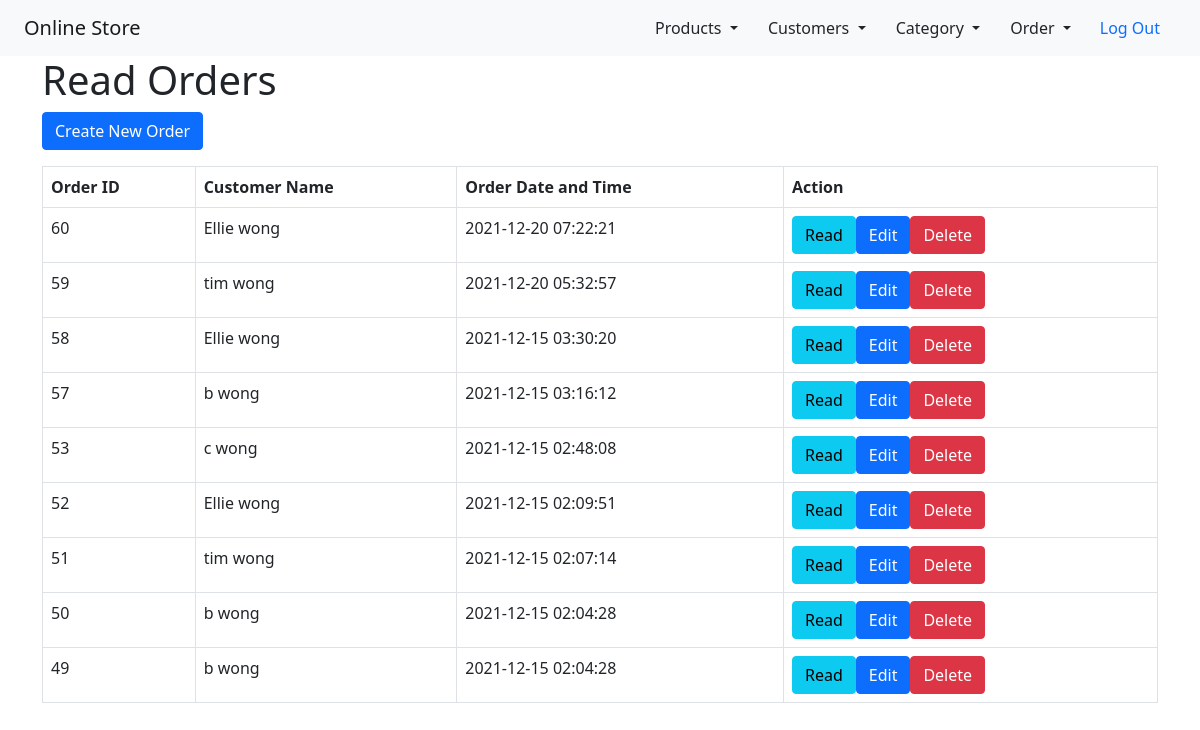
The app's page /order_index.php (signed in) with its own data.
### tables this page shows
CREATE TABLE `orders` (
  `order_id` int(20) NOT NULL,
  `customer` varchar(50) NOT NULL,
  `order_datetime` timestamp NOT NULL DEFAULT current_timestamp() ON UPDATE current_timestamp()
);

CREATE TABLE `customers` (
  `username` varchar(11) NOT NULL,
  `email` varchar(50) NOT NULL,
  `password` varchar(40) NOT NULL,
  `first_name` varchar(128) NOT NULL,
  `last_name` varchar(118) NOT NULL,
  `gender` tinyint(1) DEFAULT NULL,
  `birthdate` date NOT NULL,
  `registration_date_time` datetime NOT NULL DEFAULT current_timestamp(),
  `account_status` tinyint(1) NOT NULL DEFAULT 1
);

### order_index.php (the view, shortened to what this page needs)
<!DOCTYPE HTML>
<html>
<head>
    <link href="https://cdn.jsdelivr.net/npm/bootstrap@5.1.3/dist/css/bootstrap.min.css" rel="stylesheet">
</head>
<body>
    <?php include 'header.php'; ?>
    <div class="container">
        <div class="page-header">
            <h1>Read Orders</h1>
        </div>
        <?php
        include 'config/database.php';
        $query = "SELECT order_id, customer, order_datetime, first_name, last_name FROM orders INNER JOIN customers ON orders.customer = customers.username ORDER BY orders.order_id DESC";
        $stmt = $con->prepare($query);
        $stmt->execute();
        ?>
        <?php
        $num = $stmt->rowCount();
        echo "<a href='order_create.php' class='btn btn-primary m-b-1em mb-3'>Create New Order</a>";
        if ($num > 0) {
            echo "<table class='table table-hover table-responsive table-bordered'>";
            echo "<tr>";
            echo "<th>Order ID</th>";
            echo "<th>Customer Name</th>";
            echo "<th>Order Date and Time</th>";
            echo "<th>Action</th>";
            echo "</tr>";
            while ($row = $stmt->fetch(PDO::FETCH_ASSOC)) {
                extract($row);
                echo "<tr>";
                echo "<td>{$order_id}</td>";
                echo "<td>{$first_name} {$last_name}</td>";
                echo "<td>{$order_datetime}</td>";
                echo "<td>";
                echo "<a href='order_read.php?order_id={$order_id}' class='btn btn-info m-r-1em'>Read</a>";
                echo "<a href='customer_update.php?order_id={$order_id}' class='btn btn-primary m-r-1em'>Edit</a>";
                echo "<a onclick='delete_user({$order_id});'  class='btn btn-danger'>Delete</a>";
                echo "</td>";
                echo "</tr>";
            }
            echo "</table>";
        }
        else {
            echo "<div class='alert alert-danger'>No records found.</div>";
        }
        ?>
    </div>
</body>
</html>

### records on screen
orders: order_id "60", customers.first_name "Ellie", customers.last_name "wong", order_datetime "2021-12-20 07:22:21"
orders: order_id "59", customers.first_name "tim", customers.last_name "wong", order_datetime "2021-12-20 05:32:57"
orders: order_id "58", customers.first_name "Ellie", customers.last_name "wong", order_datetime "2021-12-15 03:30:20"
orders: order_id "57", customers.first_name "b", customers.last_name "wong", order_datetime "2021-12-15 03:16:12"
orders: order_id "53", customers.first_name "c", customers.last_name "wong", order_datetime "2021-12-15 02:48:08"
orders: order_id "52", customers.first_name "Ellie", customers.last_name "wong", order_datetime "2021-12-15 02:09:51"
orders: order_id "51", customers.first_name "tim", customers.last_name "wong", order_datetime "2021-12-15 02:07:14"
orders: order_id "50", customers.first_name "b", customers.last_name "wong", order_datetime "2021-12-15 02:04:28"
orders: order_id "49", customers.first_name "b", customers.last_name "wong", order_datetime "2021-12-15 02:04:28"
